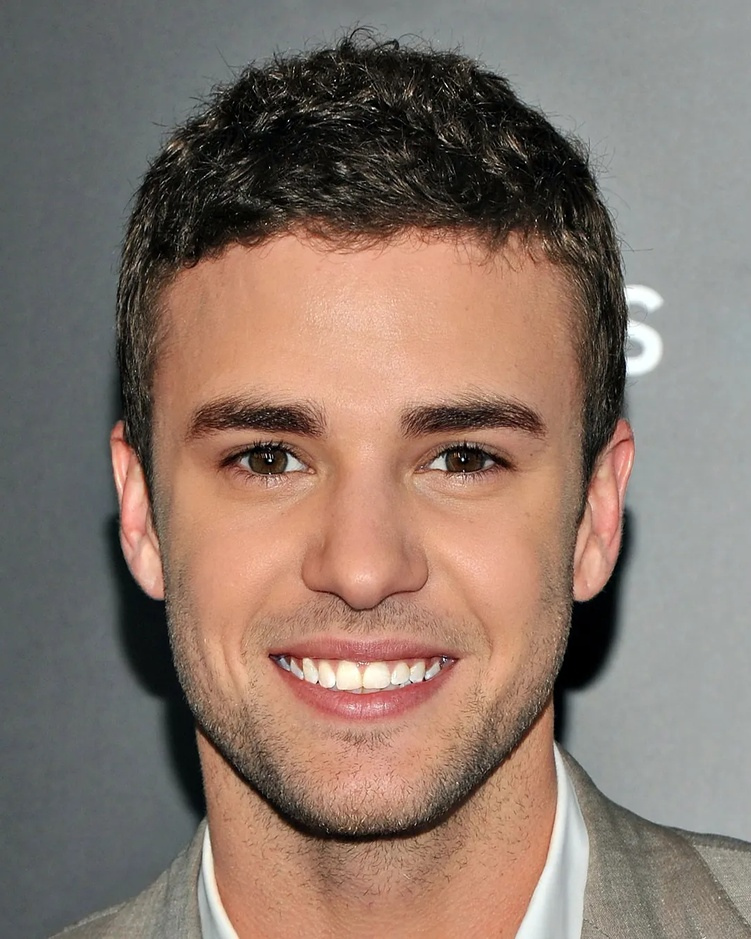
#> input picture Image Processing/images/f2.jpg, 751 x 939 px, shrunk from 1080 x 1350 before the run, found by its file name
$ python opsssssssssss.py
#> lines starting #> are read from the running program, lines starting #| are printed output that depends on the picture
#> further down, img_7 is the input picture: PIL image 751x939 RGB; mean R, G, B 136.8, 118, 107.1

import numpy as np
from PIL import Image

# in testing....
def ops(img):

    matrix = np.asarray(img, dtype='int32')
    size = matrix.shape
#> size = (939, 751, 3)
    height, width = size[0], size[1]
#> height = 939; width = 751

    for i in range(0, height):
        for j in range(0, width):

            if i%2 == 0:
                if j%100 == 0:
                    matrix[i][j] = [255, 0, 0]  # [0, 0, 0]

            else:
                if j%100 != 0:
                    matrix[i][j] = [255, 0, 0]
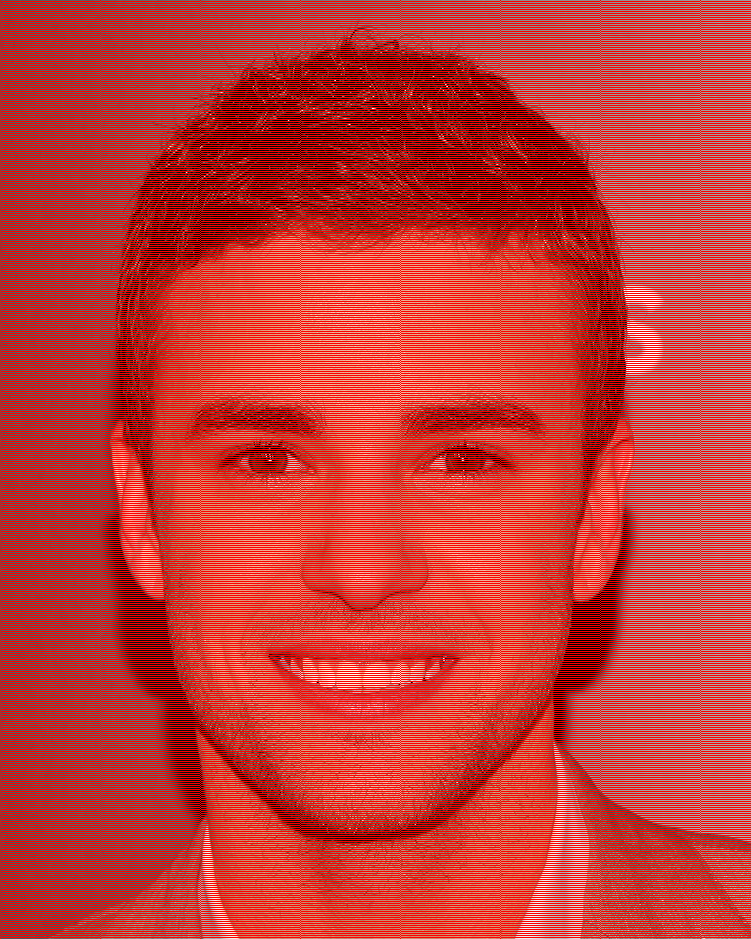
#> matrix: shape (939, 751, 3) int32; mean R, G, B 195.8, 59.1, 53.6


    image = Image.fromarray(np.uint8(matrix))
    return image


img_7 = Image.open('/home/berlin/PycharmProjects/Image Processing/images/f2.jpg')
img_7.show()
edge_detected_image = ops(img_7)
edge_detected_image.show()

$ run again, with Image Processing/images/f1.jpg copied over Image Processing/images/f2.jpg
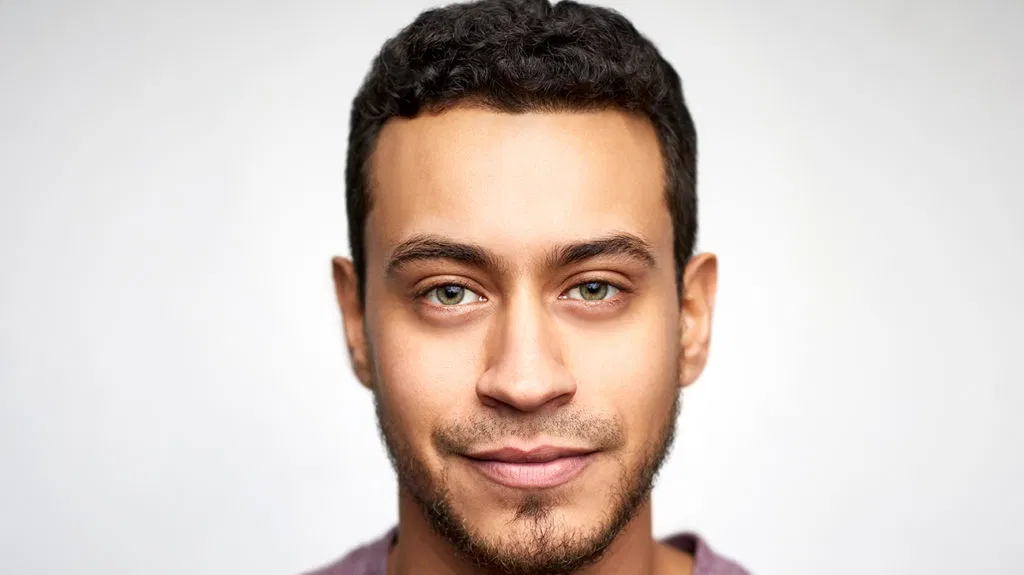
#> input picture Image Processing/images/f1.jpg, 1024 x 575 px, found by its file name
#> img_7 is the input picture: PIL image 1024x575 RGB; mean R, G, B 213, 200.3, 193.6
#> after the loop in ops, `for i in range(0, height):`:
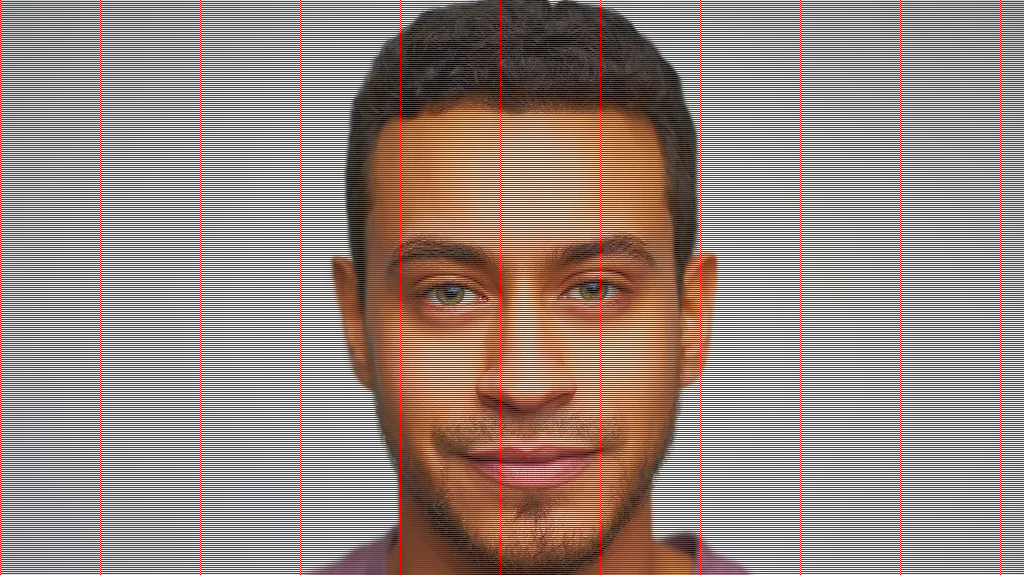
#> matrix: shape (575, 1024, 3) int32; mean R, G, B 234, 100.3, 97
